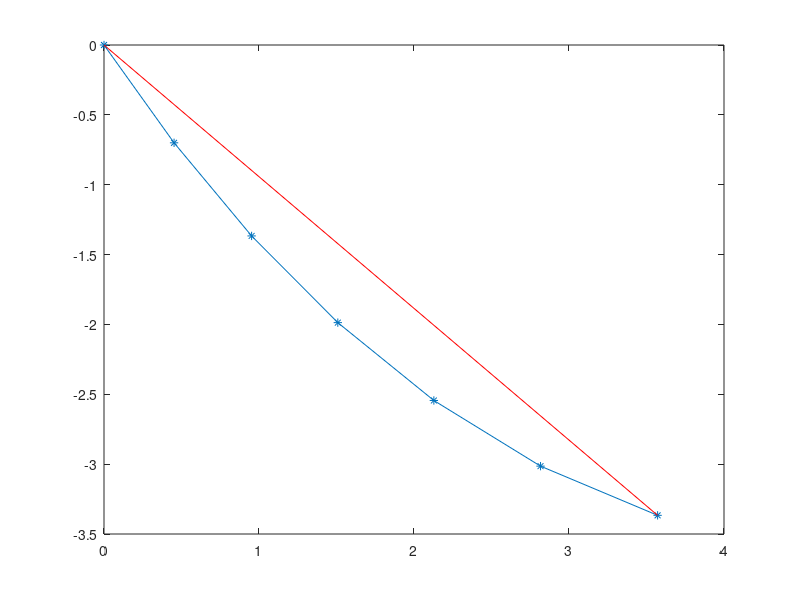

The MATLAB source for this figure:
% Gravitational constant
dGravitationConstant = 9.81; % [kg m/s^2]
% Weight of the cable in total
dCableWeight = 0.5; % [kg]
% Number of nodes
nNodes = 5; % []
% Weight of each node
dNodeWeight = dCableWeight./nNodes; % [kg]
% Length of Cable
nCableLength = 5;
% Distance between each node
dNodeDistance = nCableLength./(nNodes+1); % [m]
% Number of "lengths" we have
nNodeLengths = nNodes + 1;
% Array of forces on each node
aNodeForceDirections = zeros(2, nNodes+1);
vNodeForceAmounts = zeros(1, nNodes+1);
vNodeForceAngle = zeros(1, nNodes+1);

% Force applied to bi
dLoadForceAmount = 5; % [N]
% Angle of force with respect to global x-axis
dLoadForceAngle = deg2rad(-25); % [deg]


aNodeForceDirections(1,end) = dLoadForceAmount.*cos(dLoadForceAngle);
aNodeForceDirections(2,end) = dLoadForceAmount.*sin(dLoadForceAngle);
vNodeForceAmounts(end) = dLoadForceAmount;
vNodeForceAngle(end) = dLoadForceAngle;

vNodeGravitationalForce = dNodeWeight.*dGravitationConstant.*[0; -1];

for iNode = nNodes:-1:1
    iNodeIndex = iNode;
    vNodeForce = (aNodeForceDirections(:,iNodeIndex+1) + vNodeGravitationalForce);
    aNodeForceDirections(:,iNodeIndex) = vNodeForce;
    vNodeForceAmounts(iNodeIndex) = norm(aNodeForceDirections(:,iNodeIndex));
    vNodeForceAngle(iNodeIndex) = atan2(aNodeForceDirections(2,iNodeIndex), aNodeForceDirections(1,iNodeIndex));
end

% To keep the calculated node positions, note that this array is two larger than
% the number of nodes which is because it will be keeping a_i and b_i in the
% first and last column respectively
aNodePositions = zeros(2, nNodes+2);

for iNode = 1:nNodes+1
    iNodeIndex = iNode;
    aNodePositions(:,iNodeIndex+1) = aNodePositions(:,iNodeIndex) + dNodeDistance.*[cos(vNodeForceAngle(iNodeIndex)); sin(vNodeForceAngle(iNodeIndex))];
end

clear iNode* vNodeForce;

figure; plot(aNodePositions(1, :), aNodePositions(2, :), '-*', aNodePositions(1, [1, end]), aNodePositions(2, [1, end]), 'r');


return;








































% Total length of cable
dLength = 10; % [m]
% Unit weight of the cable
dUnitWeight = 1.500; % [kg/m]%
% Mass of the cable
dMassCable = dUnitWeight*dLength; % [kg]
dMassNode = dMassCable/(nNodes+2); % [kg]
% Distance between nodes
dNodeDistance = dLength/(nNodes+1); % [m]
% Nominal force that pulls at node N+1
Fp = 50; % [N]
% Fp = 0;
% Fp = 10*dMassCable*g;
% Angle the force Fp has with the x-axis at node N+1
phi = deg2rad(-23);
% phi = deg2rad(0);
% phi = deg2rad(180);






























% aLoadForceDirn = zeros(2, nNodes + 2);
% vLoadForceAngle = zeros(1, nNodes + 2);
% vLoadForceMag = zeros(1, nNodes + 2);
% vNodePosition = zeros(2, nNodes + 2);
% 
% aLoadForceDirn(:, end) = (Fp.*[cos(phi); sin(phi)] + dMassNode*g.*[0; -1]);
% vLoadForceAngle(end) = atan2(aLoadForceDirn(2, end), aLoadForceDirn(1, end));
% 
% % Loop over all nodes starting at the last node to calculate their load forces
% % and angles of these forces
% for iNode = fliplr(1:nNodes+1)
%     aLoadForceDirn(:, iNode) = aLoadForceDirn(:, iNode + 1) + dMassNode.*g.*[0; -1];
%     vLoadForceAngle(iNode) = atan2(aLoadForceDirn(2, iNode), aLoadForceDirn(1, iNode));
%     vLoadForceMag(end) = sqrt(sum(aLoadForceDirn(:, iNode).^2));
% end
% 
% for iNode = 1:size(vNodePosition, 2)
%     vNodePosition(:, iNode + 1) = dNodeDistance.*[cos(vLoadForceAngle(iNode)); sin(vLoadForceAngle(iNode))] + vNodePosition(:, iNode);
% end








% 
% 
% % Keeps the calculated angles
% vAngles = zeros(1, nNodes);
% vAngles(nNodes) = phi;
% % Keep the direction 
% aLoadForces = zeros(2, nNodes);
% aLoadForces(:, end) = (Fp.*[cos(phi); sin(phi)] + dMassNode*g.*[0; -1]);
% % aLoadForces(:, nNodes + 1) = (Fp.*[cos(phi); sin(phi)] + dMassNode*g.*[0; -1]);
% % aForces(:,nNodes + 1) = -(Fp.*[cos(phi); sin(phi)] + dMassNode*g.*[0; -1]);
% % Keeps the nominal forces at each node
% vForces = zeros(1, nNodes);
% % vForces = sqrt(sum(aLoadForces.^2));
% % Keep the position of each node
% vPositions = zeros(2, nNodes);
% 
% % Loop over all nodes starting at the last node
% for iNode = fliplr(2:nNodes)
%     aForceOnNode = aLoadForces(:, iNode);
%     aResultingForce = -(aForceOnNode + dMassNode*g.*[0; -1]);
%     
%     aLoadForces(:, iNode-1) = -aResultingForce;
%     
%     vForces(iNode) = sqrt(sum(aLoadForces(:, iNode).^2));
%     vAngles(iNode) = atan2(aLoadForces(2, iNode), aLoadForces(1, iNode));
% end
% 
% % for iNode = fliplr(1:nNodes)
% %     aForces(:, iNode) = -aForces(:, iNode + 1);
% %     vForces(iNode) = sqrt(sum(aForces(:, iNode).^2));
% %     
% %     vAngles(iNode) = atan2(-aForces(2, iNode), -aForces(1, iNode));
% %     
% % %     Fx = vForces(iNode + 1)*cos(vAngles(iNode + 1));
% % %     Fz = dMassNode*g + vForces(iNode + 1)*sin(vAngles(iNode + 1));
% % %     vForces(iNode) = sqrt( Fx.^2 + Fz.^2 );
% % %     
% % % %     vAngles(iNode) = 1/2*acos(2*Fx*Fz/(vForces(iNode).^2));
% % %     
% % % %     vAngles(iNode) = atan2( dMassNode*g + vForces(iNode+1)*sin(vAngles(iNode+1)), vForces(iNode+1)*cos(vAngles(iNode+1)) );
% % %     vAngles(iNode) = atan2(Fz, Fx);
% % % %     vAngles(iNode) = atan( ( dMassNode*g + vForces(iNode+1)*sin(vAngles(iNode+1)) )/( vForces(iNode+1)*cos(vAngles(iNode+1)) ) );
% % %     
% % %     aForces(:,iNode) = vForces(iNode).*[cos(vAngles(iNode)); sin(vAngles(iNode))];
% % end
% 
% for iNode = 1:size(vPositions, 2)-1
%     vPositions(:, iNode+1) = dNodeDistance.*[cos(vAngles(iNode)); sin(vAngles(iNode))] + vPositions(:, iNode);
% end
% % rad2deg(vAngles)
% % vPositions

figure; plot(vNodePosition(1, :), vNodePosition(2, :), vNodePosition(1, [1, end]), vNodePosition(2, [1, end]));
